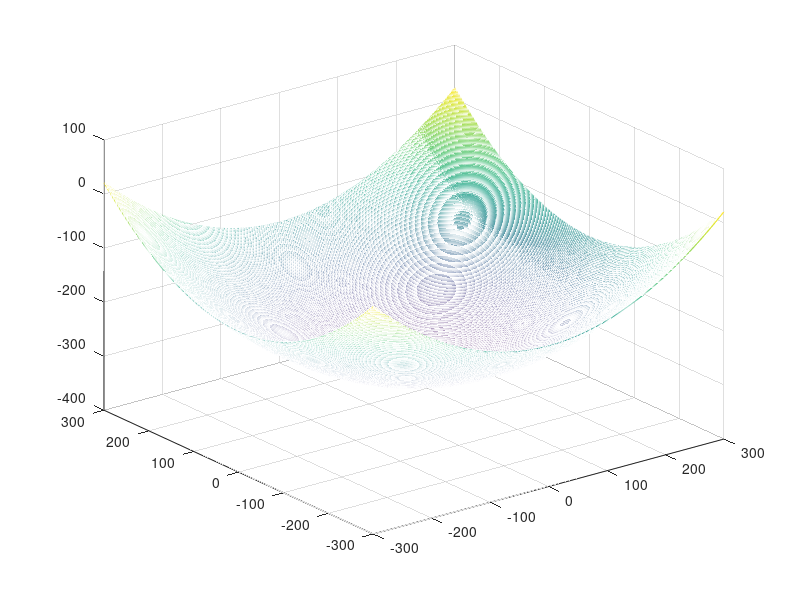

Write MATLAB code to recreate this figure. (Note: this script raises an error after producing the figure.)
%% 画第一题中理想抛物面、基准球面
clear; clc; close all;
[X,Y] = meshgrid(-300:1:300);
Z = (X.^2 + Y.^2) ./ 560.52 - 300.33;
sphere = (300.^2 - X.^2 - Y.^2) .^ 0.5 .* -1;
mesh(X,Y,Z);

%% 画附件一里的图
% 所有主索节点的三维散点图
clear; clc; close all;
[data,txt]=xlsread('附件1.csv');
x = data(:,1);
y = data(:,2);
z = data(:,3);
scatter3(x,y,z,30,'b','.');
figure(gcf);

%% 画附件二里的图
% 其中蓝圈是主索节点的下断点；红圈是主索节点上端点
clear; clc; close all;
[data txt] = xlsread('附件2.csv');
x1 = data(:,1);
y1 = data(:,2);
z1 = data(:,3);
x2 = data(:,4);
y2 = data(:,5);
z2 = data(:,6);
scatter3(x1,y1,z1,30,'b','o');
figure(gcf);
hold on;
scatter3(x2,y2,z2,30,'r','o');
hold off;